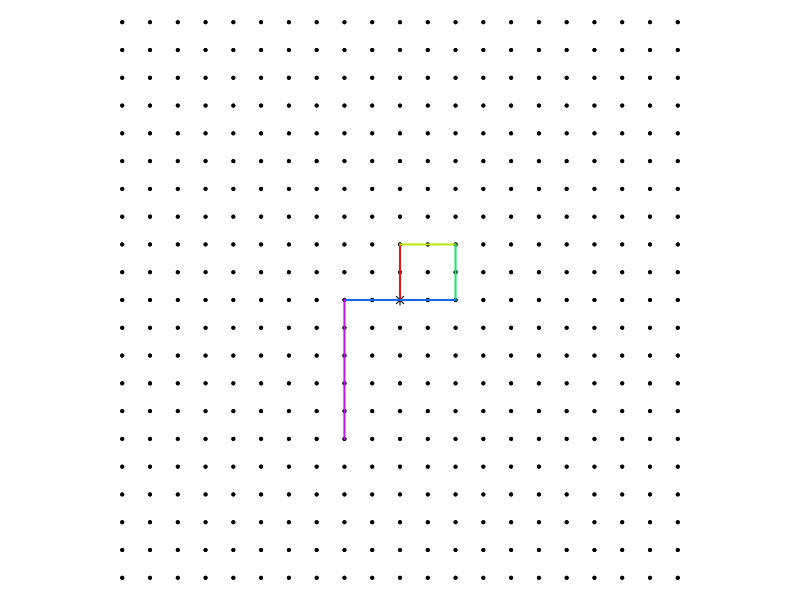

Recreate this plot in R.
## ---- chunk 1
# All right turns
# Expressed with right, up, left, down

n = 5

while(T){
    x = sample(2:5,n,T)
    turns = sample(c(-1,1),n,T)
    st = cumsum(turns)
    # ths = c(0,pi/2,pi,3*pi/2)
    # dis = c("East","North","West","South")
    ths = c(pi/2,0,3*pi/2,pi)
    dis = c("North","East","South","West")
    j0 = sample(0:3,1)
    jj = (j0+st)%%4+1
    
    tt = ths[jj]
    dd = dis[jj]
    
    xx = c(0)
    yy = c(0)
    
    for(i in 1:n){
        xx = c(xx,xx[i]+x[i]*cos(tt[i]))
        yy = c(yy,yy[i]+x[i]*sin(tt[i]))
    }
    if(max(abs(xx))<=10 && max(abs(yy))<=10 && length(unique(dd))>2 && length(unique(x))>1){break}
}


acho = dis
ache = 1:5

alo = paste0("* ",acho,collapse="\n")
ale = paste0("* ",ache,collapse="\n")

sols = character()
for(i in 1:n){
    solo = paste0(1*(dd[i]==acho),collapse="")
    sole = paste0(1*(x[i]==ache),collapse="")
    sols = c(sols,solo,sole)
}

## ---- chunk 2
par(mar=c(0,0,0,0),pty="s")
plot(0,0,"n",xlim=c(-10,10),ylim=c(-10,10),axes=F,ann=F)

for(i in -10:10){
    points(rep(i,21),-10:10,pch=20,cex=0.6)
    points(-10:10,rep(i,21),pch=20,cex=0.6)
}
points(0,0,pch=8,cex=1)

# lines(xx,yy,lwd=2,col="blue")
cols = hsv(seq(0,1,length.out=n+1),0.9,0.9)
for(i in 1:n){
    lines(c(xx[i],xx[i+1]),c(yy[i],yy[i+1]),col=cols[i],lwd=2)
}
## ---- chunk 3
for(i in 1:n){
    cat(paste0("* ##ANSWER",2*i-1,"## ##ANSWER",2*i,"##\n"))
}
## ---- chunk 4
for(i in 1:n){
    cat(alo)
    cat("\n")
    cat(ale)
    cat("\n")
}
